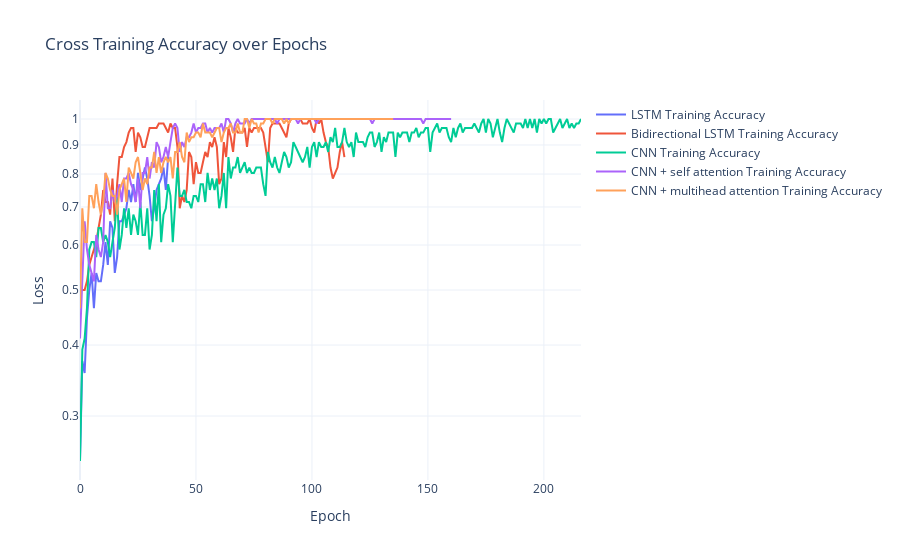

Notebook source saved alongside this figure:
### Code cell
fig = go.Figure()
for name, training in cross_training_progress.items():
    fig.add_trace(go.Scatter(x=np.arange(EPOCHS), y=training.history["accuracy"], mode='lines', name=f"{name} Training Accuracy"))


# Customize layout
fig.update_layout(
    title='Cross Training Accuracy over Epochs',
    xaxis_title='Epoch',
    yaxis_title='Loss',
    yaxis_type='log',         # <-- this makes the y-axis logarithmic
    template='plotly_white'
)

# Show the plot
fig.show()

### Figure 1 — Plotly figure (JSON) as saved in the notebook; plotly's stock layout.template omitted (floating-point values rounded to 4 significant figures; data arrays with more than 128 entries replaced by an {"elided": "..."} marker saying what was removed)
{"data": [{"mode": "lines", "name": "LSTM Training Accuracy", "type": "scatter", "x": {"elided": "1000 int values"}, "y": [0.25, 0.375, 0.3571, 0.4464, 0.5, 0.5357, 0.4643, 0.5357, 0.5179, 0.5179, 0.5536, 0.6071, 0.5536, 0.6607, 0.6429, 0.5357, 0.5714, 0.6607, 0.6607, 0.6786, 0.6964, 0.75, 0.7143, 0.7679, 0.7143, 0.8036, 0.75, 0.7857, 0.8214, 0.7857, 0.7321, 0.6607, 0.6964, 0.75, 0.7679, 0.7857, 0.8214, 0.75, 0.8571]}, {"mode": "lines", "name": "Bidirectional LSTM Training Accuracy", "type": "scatter", "x": {"elided": "1000 int values"}, "y": [0.5, 0.5, 0.5, 0.5179, 0.5536, 0.5714, 0.5893, 0.6071, 0.6429, 0.6786, 0.75, 0.7143, 0.7143, 0.6786, 0.7857, 0.6607, 0.7679, 0.8571, 0.8571, 0.8929, 0.9107, 0.9464, 0.9643, 0.9643, 0.875, 0.9464, 0.9286, 0.8929, 0.8929, 0.9286, 0.9643, 0.9643, 0.9643, 0.9643, 0.9821, 0.9821, 0.9821, 0.9643, 0.9464, 0.9821, 0.9643, 0.9643, 0.8929, 0.6964, 0.7321, 0.7143, 0.75, 0.875, 0.8571, 0.7679, 0.8393, 0.8036, 0.8036, 0.8393, 0.875, 0.8571, 0.9107, 0.8929, 0.9286, 0.8929, 0.7679, 0.7857, 0.9107, 0.8571, 0.9643, 0.9286, 0.875, 0.9643, 0.9464, 0.9464, 0.9464, 0.9643, 0.8929, 0.9643, 0.9464, 0.9643, 0.9643, 0.9643, 0.9643, 0.9464, 0.8929, 0.8393, 0.9643, 0.9821, 0.9821, 0.9821, 0.9821, 0.9643, 0.9464, 0.9286, 0.9821, 1, 1, 1, 1, 1, 0.9821, 0.9821, 0.9821, 1, 0.9643, 0.9464, 1, 0.9821, 1, 0.9464, 0.9107, 0.8929, 0.8214, 0.7857, 0.8036, 0.8214, 0.875, 0.9107, 0.8571]}, {"mode": "lines", "name": "CNN Training Accuracy", "type": "scatter", "x": {"elided": "1000 int values"}, "y": {"elided": "217 float values"}}, {"mode": "lines", "name": "CNN + self attention Training Accuracy", "type": "scatter", "x": {"elided": "1000 int values"}, "y": {"elided": "161 float values"}}, {"mode": "lines", "name": "CNN + multihead attention Training Accuracy", "type": "scatter", "x": {"elided": "1000 int values"}, "y": {"elided": "136 float values"}}], "layout": {"title": {"text": "Cross Training Accuracy over Epochs"}, "xaxis": {"title": {"text": "Epoch"}}, "yaxis": {"title": {"text": "Loss"}, "type": "log"}}}
